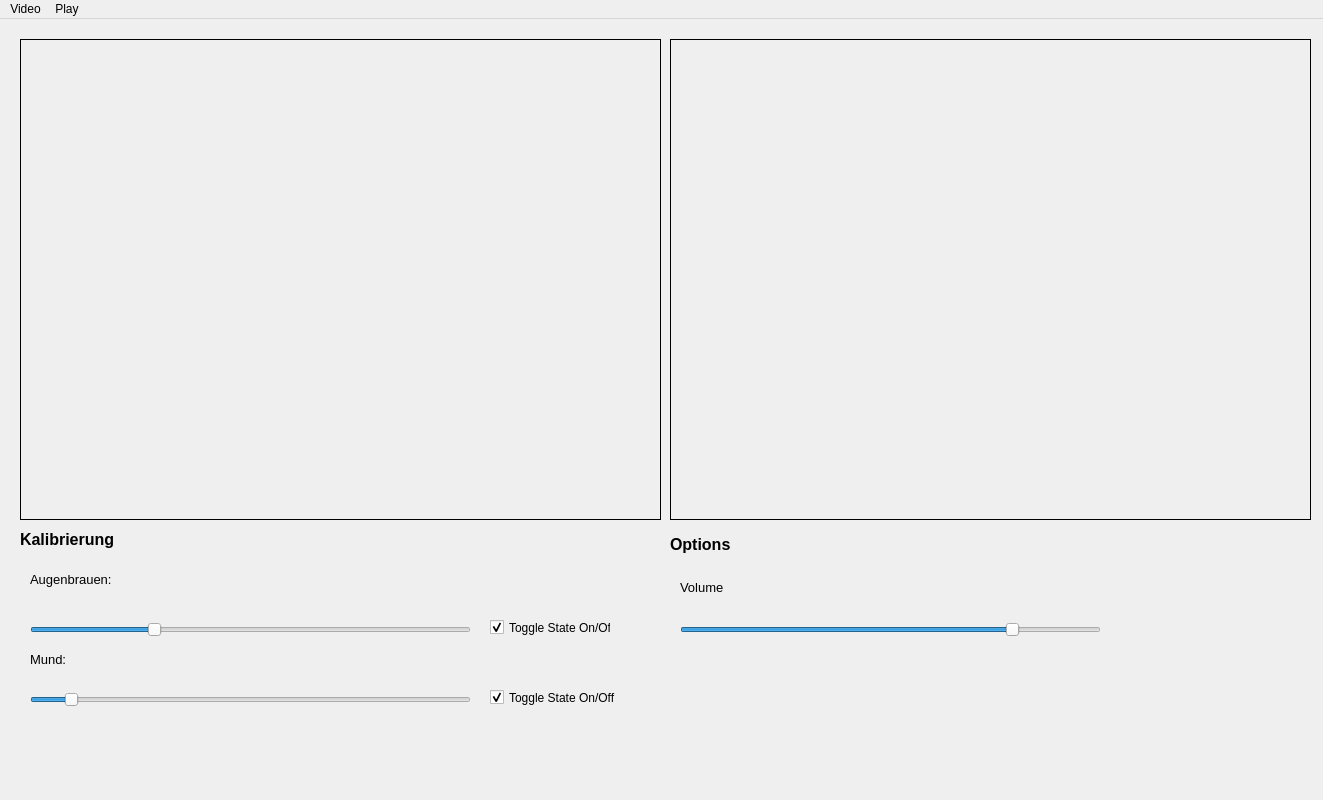
<?xml version="1.0" encoding="UTF-8"?>
<ui version="4.0">
 <class>VideoPlayer</class>
 <widget class="QMainWindow" name="VideoPlayer">
  <property name="geometry">
   <rect>
    <x>0</x>
    <y>0</y>
    <width>1323</width>
    <height>800</height>
   </rect>
  </property>
  <property name="minimumSize">
   <size>
    <width>1323</width>
    <height>800</height>
   </size>
  </property>
  <property name="windowTitle">
   <string>VideoPlayer</string>
  </property>
  <widget class="QWidget" name="centralWidget">
   <widget class="VideoWidget" name="inputFrame">
    <property name="geometry">
     <rect>
      <x>20</x>
      <y>20</y>
      <width>641</width>
      <height>481</height>
     </rect>
    </property>
    <property name="minimumSize">
     <size>
      <width>641</width>
      <height>481</height>
     </size>
    </property>
    <property name="maximumSize">
     <size>
      <width>641</width>
      <height>16777215</height>
     </size>
    </property>
    <property name="frameShape">
     <enum>QFrame::Box</enum>
    </property>
    <property name="text">
     <string/>
    </property>
    <property name="scaledContents">
     <bool>false</bool>
    </property>
    <property name="alignment">
     <set>Qt::AlignCenter</set>
    </property>
   </widget>
   <widget class="VideoWidget" name="processedFrame">
    <property name="geometry">
     <rect>
      <x>670</x>
      <y>20</y>
      <width>641</width>
      <height>481</height>
     </rect>
    </property>
    <property name="minimumSize">
     <size>
      <width>641</width>
      <height>481</height>
     </size>
    </property>
    <property name="frameShape">
     <enum>QFrame::Box</enum>
    </property>
    <property name="text">
     <string/>
    </property>
    <property name="scaledContents">
     <bool>false</bool>
    </property>
    <property name="alignment">
     <set>Qt::AlignCenter</set>
    </property>
   </widget>
   <widget class="QSlider" name="AugenbrauenSlider">
    <property name="geometry">
     <rect>
      <x>30</x>
      <y>600</y>
      <width>441</width>
      <height>22</height>
     </rect>
    </property>
    <property name="maximum">
     <number>127</number>
    </property>
    <property name="sliderPosition">
     <number>35</number>
    </property>
    <property name="orientation">
     <enum>Qt::Horizontal</enum>
    </property>
   </widget>
   <widget class="QSlider" name="MundSlider">
    <property name="geometry">
     <rect>
      <x>30</x>
      <y>670</y>
      <width>441</width>
      <height>22</height>
     </rect>
    </property>
    <property name="maximum">
     <number>127</number>
    </property>
    <property name="sliderPosition">
     <number>10</number>
    </property>
    <property name="orientation">
     <enum>Qt::Horizontal</enum>
    </property>
   </widget>
   <widget class="QLabel" name="Kalibrierung">
    <property name="geometry">
     <rect>
      <x>20</x>
      <y>510</y>
      <width>191</width>
      <height>21</height>
     </rect>
    </property>
    <property name="font">
     <font>
      <pointsize>12</pointsize>
      <weight>75</weight>
      <bold>true</bold>
     </font>
    </property>
    <property name="text">
     <string>Kalibrierung</string>
    </property>
    <property name="textFormat">
     <enum>Qt::AutoText</enum>
    </property>
    <property name="alignment">
     <set>Qt::AlignLeading|Qt::AlignLeft|Qt::AlignVCenter</set>
    </property>
   </widget>
   <widget class="QLabel" name="Augenbrauen">
    <property name="geometry">
     <rect>
      <x>30</x>
      <y>550</y>
      <width>91</width>
      <height>21</height>
     </rect>
    </property>
    <property name="font">
     <font>
      <pointsize>10</pointsize>
     </font>
    </property>
    <property name="text">
     <string>Augenbrauen:</string>
    </property>
   </widget>
   <widget class="QLabel" name="Mund">
    <property name="geometry">
     <rect>
      <x>30</x>
      <y>630</y>
      <width>81</width>
      <height>21</height>
     </rect>
    </property>
    <property name="font">
     <font>
      <pointsize>10</pointsize>
     </font>
    </property>
    <property name="text">
     <string>Mund:</string>
    </property>
   </widget>
   <widget class="QCheckBox" name="AugenbrauenOnOff">
    <property name="geometry">
     <rect>
      <x>490</x>
      <y>600</y>
      <width>121</width>
      <height>17</height>
     </rect>
    </property>
    <property name="text">
     <string>Toggle State On/Off</string>
    </property>
    <property name="checked">
     <bool>true</bool>
    </property>
   </widget>
   <widget class="QCheckBox" name="MundOnOff">
    <property name="geometry">
     <rect>
      <x>490</x>
      <y>670</y>
      <width>131</width>
      <height>17</height>
     </rect>
    </property>
    <property name="text">
     <string>Toggle State On/Off</string>
    </property>
    <property name="checked">
     <bool>true</bool>
    </property>
   </widget>
   <widget class="QLabel" name="Options">
    <property name="geometry">
     <rect>
      <x>670</x>
      <y>510</y>
      <width>141</width>
      <height>31</height>
     </rect>
    </property>
    <property name="font">
     <font>
      <pointsize>12</pointsize>
      <weight>75</weight>
      <bold>true</bold>
     </font>
    </property>
    <property name="text">
     <string>Options</string>
    </property>
   </widget>
   <widget class="QLabel" name="Volume">
    <property name="geometry">
     <rect>
      <x>680</x>
      <y>560</y>
      <width>141</width>
      <height>16</height>
     </rect>
    </property>
    <property name="font">
     <font>
      <pointsize>10</pointsize>
     </font>
    </property>
    <property name="text">
     <string>Volume</string>
    </property>
   </widget>
   <widget class="QSlider" name="horizontalSlider">
    <property name="geometry">
     <rect>
      <x>680</x>
      <y>600</y>
      <width>421</width>
      <height>22</height>
     </rect>
    </property>
    <property name="maximum">
     <number>100</number>
    </property>
    <property name="sliderPosition">
     <number>80</number>
    </property>
    <property name="orientation">
     <enum>Qt::Horizontal</enum>
    </property>
   </widget>
  </widget>
  <widget class="QMenuBar" name="menuBar">
   <property name="geometry">
    <rect>
     <x>0</x>
     <y>0</y>
     <width>1323</width>
     <height>21</height>
    </rect>
   </property>
   <widget class="QMenu" name="menuVideo">
    <property name="title">
     <string>Video</string>
    </property>
    <addaction name="actionVideodatei_ffnen"/>
    <addaction name="actionKamera_ffnen"/>
   </widget>
   <widget class="QMenu" name="menuPlay">
    <property name="title">
     <string>Play</string>
    </property>
    <addaction name="actionPlay"/>
   </widget>
   <addaction name="menuVideo"/>
   <addaction name="menuPlay"/>
  </widget>
  <action name="actionVideodatei_ffnen">
   <property name="text">
    <string>Videodatei Öffnen ...</string>
   </property>
  </action>
  <action name="actionKamera_ffnen">
   <property name="text">
    <string>Kamera Öffnen</string>
   </property>
  </action>
  <action name="actionPlay">
   <property name="text">
    <string>Play</string>
   </property>
  </action>
 </widget>
 <layoutdefault spacing="6" margin="11"/>
 <customwidgets>
  <customwidget>
   <class>VideoWidget</class>
   <extends>QLabel</extends>
   <header>videowidget.h</header>
  </customwidget>
 </customwidgets>
 <resources/>
 <connections/>
</ui>
